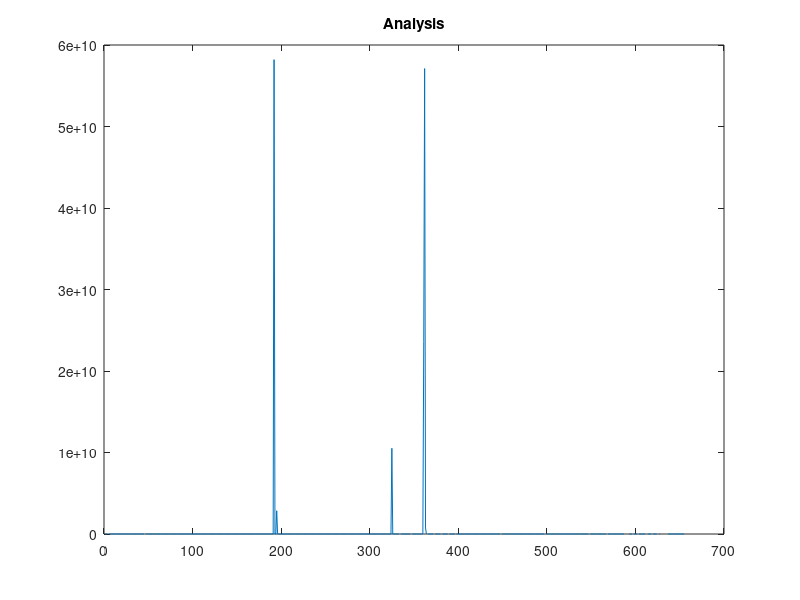
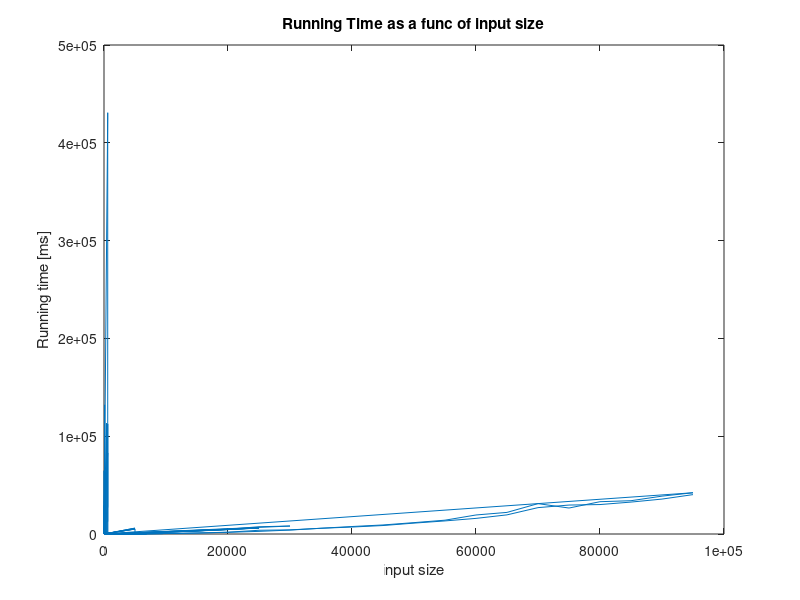

Recreate these plots in MATLAB, in order.
function [ analysisVector ] = AnalysisOfAlgorithm(  )

%This func is to analyze whether the prediction of algorithm is precise. If
%the ouput of the analysisVector, and its elements are quite close to 1, 
%then the prediction is correct

disp('Make your prediction about algorithm running time. Type x -> O(n^x): ');
prompt = '...';
x = input(prompt);
fileID = fopen('rawRunningTimeData.txt','r');
A=fscanf(fileID,'%f');

sizeVar=floor(size(A)/2);


for i=2:size(A)
    if mod(i,2)==0
        inputSize(i/2) = A(i);
    else 
        inputTime(floor((i+1)/2)) = A(i);
    end
end
inputTime(1) = A(1);
medianTime = median(inputTime);
medianSize = median(inputSize);

coefficient = medianSize^x / medianTime;


for i=1:sizeVar
    analysisVector(i) = inputTime(i) * coefficient / inputSize(i).^x;
end

figure ;
plot(analysisVector);
title('Analysis');
figure ;
plot(inputSize,inputTime);
title('Running Time as a func of input size');
xlabel('input size');
ylabel('Running time [ms]');
end

